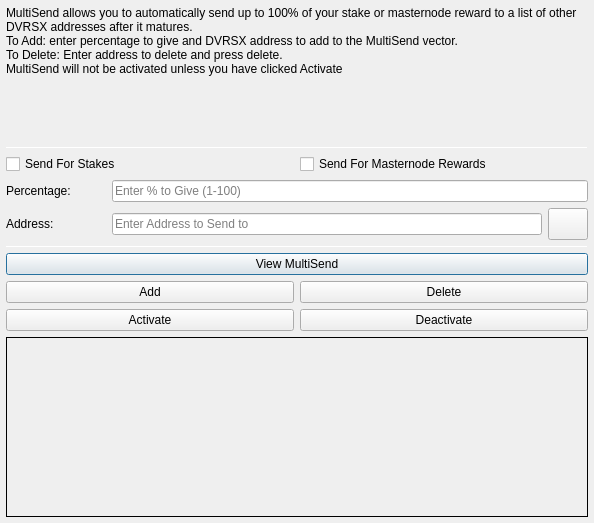
<?xml version="1.0" encoding="UTF-8"?>
<ui version="4.0">
 <class>MultiSendDialog</class>
 <widget class="QDialog" name="MultiSendDialog">
  <property name="windowModality">
   <enum>Qt::NonModal</enum>
  </property>
  <property name="geometry">
   <rect>
    <x>0</x>
    <y>0</y>
    <width>594</width>
    <height>523</height>
   </rect>
  </property>
  <property name="windowTitle">
   <string>MultiSend</string>
  </property>
  <layout class="QVBoxLayout" name="verticalLayout" stretch="0">
   <property name="leftMargin">
    <number>6</number>
   </property>
   <property name="topMargin">
    <number>6</number>
   </property>
   <property name="rightMargin">
    <number>6</number>
   </property>
   <property name="bottomMargin">
    <number>6</number>
   </property>
   <item>
    <layout class="QVBoxLayout" name="verticalLayout_Main" stretch="1,1,1,1,1,1">
     <item>
      <widget class="QLabel" name="label_2">
       <property name="lineWidth">
        <number>1</number>
       </property>
       <property name="text">
        <string>MultiSend allows you to automatically send up to 100% of your stake or masternode reward to a list of other DVRSX addresses after it matures.
To Add: enter percentage to give and DVRSX address to add to the MultiSend vector.
To Delete: Enter address to delete and press delete.
MultiSend will not be activated unless you have clicked Activate</string>
       </property>
       <property name="alignment">
        <set>Qt::AlignLeading|Qt::AlignLeft|Qt::AlignTop</set>
       </property>
       <property name="wordWrap">
        <bool>true</bool>
       </property>
      </widget>
     </item>
     <item>
      <widget class="Line" name="line">
       <property name="minimumSize">
        <size>
         <width>0</width>
         <height>1</height>
        </size>
       </property>
       <property name="maximumSize">
        <size>
         <width>16777215</width>
         <height>1</height>
        </size>
       </property>
       <property name="orientation">
        <enum>Qt::Horizontal</enum>
       </property>
      </widget>
     </item>
     <item>
      <layout class="QVBoxLayout" name="verticalLayout_Settings">
       <item>
        <layout class="QHBoxLayout" name="horizontalLayout">
         <item>
          <widget class="QCheckBox" name="multiSendStakeCheckBox">
           <property name="text">
            <string>Send For Stakes</string>
           </property>
          </widget>
         </item>
         <item>
          <widget class="QCheckBox" name="multiSendMasternodeCheckBox">
           <property name="text">
            <string>Send For Masternode Rewards</string>
           </property>
          </widget>
         </item>
        </layout>
       </item>
       <item>
        <layout class="QHBoxLayout" name="horizontalLayout_6">
         <item>
          <widget class="QLabel" name="label">
           <property name="minimumSize">
            <size>
             <width>100</width>
             <height>0</height>
            </size>
           </property>
           <property name="toolTip">
            <string>Percentage of stake to send</string>
           </property>
           <property name="text">
            <string>Percentage:</string>
           </property>
          </widget>
         </item>
         <item>
          <widget class="QLineEdit" name="multiSendPercentEdit">
           <property name="toolTip">
            <string>Enter whole numbers 1 - 100</string>
           </property>
           <property name="placeholderText">
            <string>Enter % to Give (1-100)</string>
           </property>
          </widget>
         </item>
        </layout>
       </item>
       <item>
        <layout class="QHBoxLayout" name="horizontalLayout_7">
         <item>
          <widget class="QLabel" name="label_5">
           <property name="minimumSize">
            <size>
             <width>100</width>
             <height>0</height>
            </size>
           </property>
           <property name="toolTip">
            <string>Address to send portion of stake to</string>
           </property>
           <property name="text">
            <string>Address:</string>
           </property>
          </widget>
         </item>
         <item>
          <widget class="QLineEdit" name="multiSendAddressEdit">
           <property name="toolTip">
            <string/>
           </property>
           <property name="placeholderText">
            <string>Enter Address to Send to</string>
           </property>
          </widget>
         </item>
         <item>
          <widget class="QPushButton" name="addressBookButton">
           <property name="maximumSize">
            <size>
             <width>16777215</width>
             <height>32</height>
            </size>
           </property>
           <property name="toolTip">
            <string>Choose an address from the address book</string>
           </property>
           <property name="text">
            <string/>
           </property>
           <property name="icon">
            <iconset resource="../diversex.qrc">
             <normaloff>:/icons/address-book</normaloff>:/icons/address-book</iconset>
           </property>
           <property name="shortcut">
            <string>Alt+A</string>
           </property>
           <property name="autoDefault">
            <bool>false</bool>
           </property>
          </widget>
         </item>
        </layout>
       </item>
      </layout>
     </item>
     <item>
      <widget class="Line" name="line_2">
       <property name="minimumSize">
        <size>
         <width>0</width>
         <height>1</height>
        </size>
       </property>
       <property name="maximumSize">
        <size>
         <width>16777215</width>
         <height>1</height>
        </size>
       </property>
       <property name="orientation">
        <enum>Qt::Horizontal</enum>
       </property>
      </widget>
     </item>
     <item>
      <layout class="QVBoxLayout" name="verticalLayout_Buttons">
       <item>
        <layout class="QHBoxLayout" name="horizontalLayout_4">
         <item>
          <widget class="QPushButton" name="viewButton">
           <property name="toolTip">
            <string/>
           </property>
           <property name="statusTip">
            <string>View MultiSend Vector</string>
           </property>
           <property name="text">
            <string>View MultiSend</string>
           </property>
          </widget>
         </item>
        </layout>
       </item>
       <item>
        <layout class="QHBoxLayout" name="horizontalLayout_2">
         <item>
          <widget class="QPushButton" name="addButton">
           <property name="toolTip">
            <string/>
           </property>
           <property name="statusTip">
            <string>Add to MultiSend Vector</string>
           </property>
           <property name="text">
            <string>Add</string>
           </property>
          </widget>
         </item>
         <item>
          <widget class="QPushButton" name="deleteButton">
           <property name="toolTip">
            <string/>
           </property>
           <property name="statusTip">
            <string>Delete Address From MultiSend Vector</string>
           </property>
           <property name="text">
            <string>Delete</string>
           </property>
          </widget>
         </item>
        </layout>
       </item>
       <item>
        <layout class="QHBoxLayout" name="horizontalLayout_5">
         <item>
          <widget class="QPushButton" name="activateButton">
           <property name="statusTip">
            <string>Activate MultiSend</string>
           </property>
           <property name="text">
            <string>Activate</string>
           </property>
          </widget>
         </item>
         <item>
          <widget class="QPushButton" name="disableButton">
           <property name="statusTip">
            <string>Deactivate MultiSend</string>
           </property>
           <property name="text">
            <string>Deactivate</string>
           </property>
          </widget>
         </item>
        </layout>
       </item>
      </layout>
     </item>
     <item>
      <widget class="QLabel" name="message">
       <property name="minimumSize">
        <size>
         <width>0</width>
         <height>180</height>
        </size>
       </property>
       <property name="frameShape">
        <enum>QFrame::Panel</enum>
       </property>
       <property name="frameShadow">
        <enum>QFrame::Plain</enum>
       </property>
       <property name="lineWidth">
        <number>1</number>
       </property>
       <property name="midLineWidth">
        <number>1</number>
       </property>
       <property name="text">
        <string/>
       </property>
       <property name="alignment">
        <set>Qt::AlignLeading|Qt::AlignLeft|Qt::AlignTop</set>
       </property>
       <property name="wordWrap">
        <bool>true</bool>
       </property>
      </widget>
     </item>
    </layout>
   </item>
  </layout>
 </widget>
 <resources>
  <include location="../diversex.qrc"/>
 </resources>
 <connections/>
</ui>
